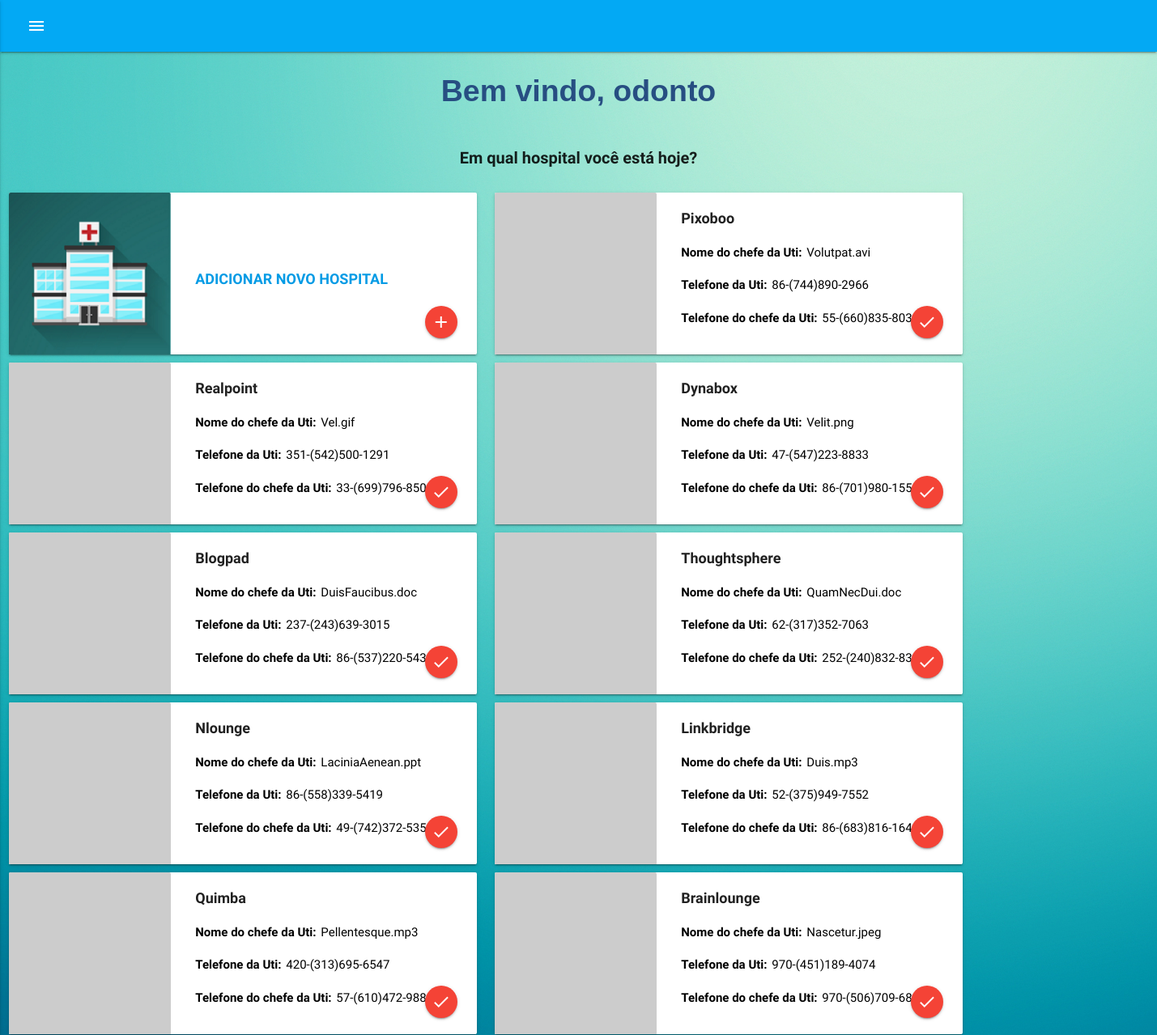
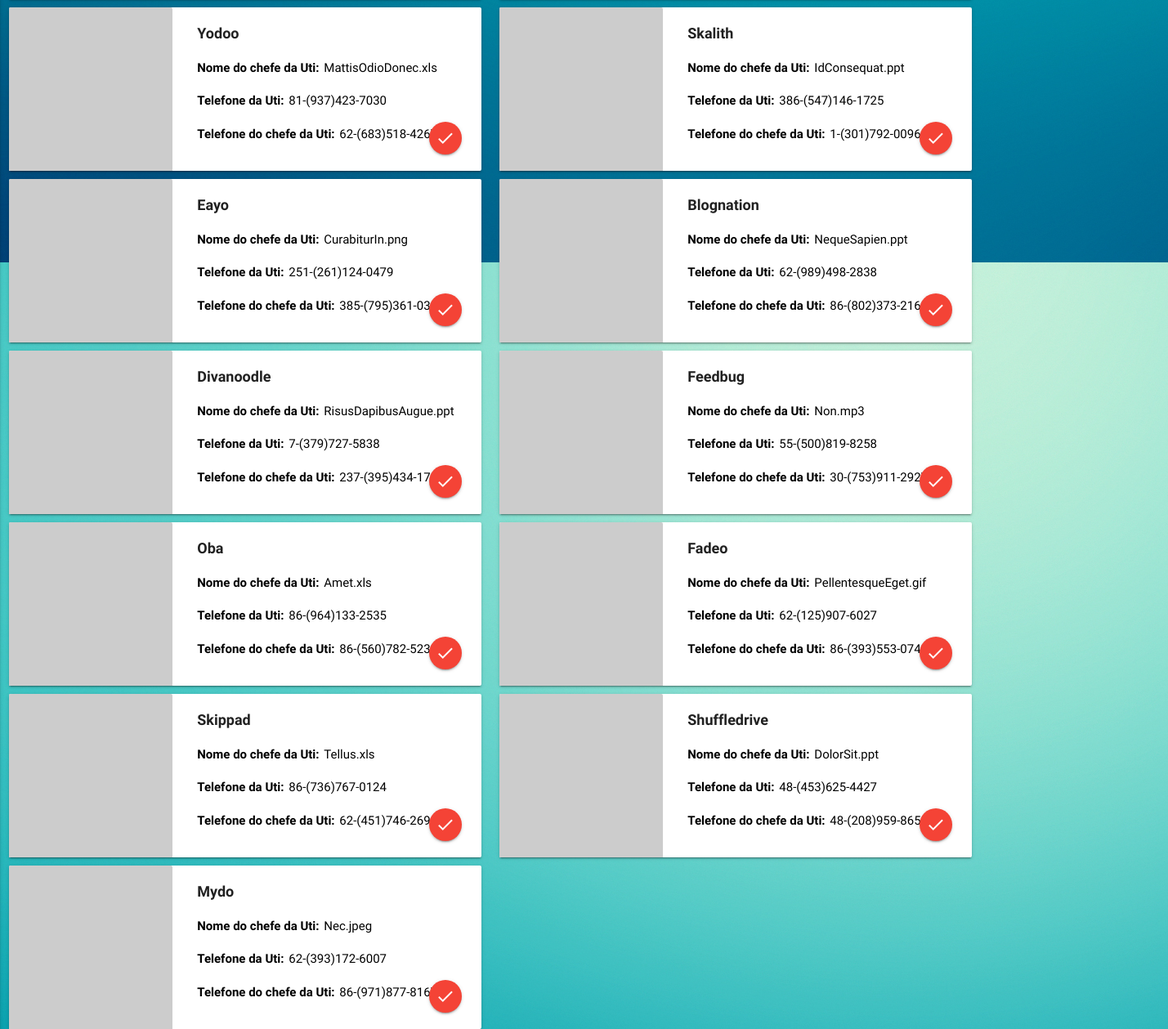
The app's page /public/busca-hospital.php (signed in) with its own data (2 pictures, top to bottom).
### tables this page shows
CREATE TABLE hospital(

	`id` int(11) NOT NULL AUTO_INCREMENT PRIMARY KEY,
	`name` varchar(80) NOT NULL,
	`image` text ,
	`telephone_uti`varchar(20) NOT NULL,
	`telephone_chefe_uti`varchar(20) NOT NULL,
	`nome_chefe_uti`varchar(80) NOT NULL,
    `file` text
);

### backend/userInform.php (called while the page is built)
<?php
	function userInform(){
		$user = "";
		if(isset($_SESSION['Employee'])){
			$user = $_SESSION['Employee'];
			return $user;
		}else{
			return $user;
		}
	}

### database/dbhospital.php (called while the page is built, shortened)
<?php
include_once "dbconnect.php";
class DbHospital{
     public function searchHospitalAll(){
      $sql = "SELECT * FROM hospital";
       $conn = new DbConnector();
       $stmt = $conn->getConn()->prepare($sql);
       $stmt->execute();
       $result = $stmt->fetchAll(PDO::FETCH_OBJ);
       return $result;
    }
    }
 ?>

### database/dbconnect.php (called while the page is built)
<?php
class DbConnector {
    private $Servidor = "localhost";
    private $BancoDados = "odt_soft";
    private $Usuario = "root";
    private $Senha = "";
    private $conn;
    public function __construct() {
    try {
    	$this->conn = new PDO ("mysql:host=$this->Servidor;dbname=$this->BancoDados;","$this->Usuario","$this->Senha");
    }catch (PDOException $e) {
            echo "Erro de Conexão " . $e->getMessage() . "\n";
    exit;
    }
}
	public function getConn(){
		return $this->conn;
	}
}
 ?>

### public/busca-hospital.php (the view, shortened to what this page needs)
<?php
	require_once "cabecalho.php";
	require "../database/dbhospital.php";
	$dbhospital = new DbHospital();
	$hospitals = $dbhospital->searchHospitalAll();
?>
<html xmlns="http://www.w3.org/1999/xhtml" hasBrowserHandlers="true">
	<head>
		<link rel="stylesheet" type="text/css" media="all" href="chrome://global/skin/" />
		<link rel="stylesheet" type="text/css" media="all" href="chrome://browser/content/contentSearchUI.css" />
		<link rel="stylesheet" type="text/css" media="all" href="chrome://browser/content/newtab/newTab.css" />
		<link rel="stylesheet" type="text/css" media="all" href="chrome://browser/skin/newtab/newTab.css" />
	</head>
	<body dir="ltr" background="/images/turquoise.jpg">
	<div class="row main" style="width: 100%">
		<div class="welcome">
		Bem vindo, <?=$user->name?>
	    </div>
	<?php
	if ($hospitals == null){
		echo "
		<center>
				<img width=300px height=250px alt='Oops! Não há nada aqui, cadastre seu primeiro hospital!'
			title='alt='Oops! Não há nada aqui, cadastre seu primeiro hospital!'
			src='../images/hospital/icon_hospital_nothing_here.png'/>
				<br/>
				<p><b>Oops! Não achamos nada! ;(</p>
				<p><a href='cadastro_hospital.php'>Clique aqui e <u>cadastre seu primeiro hospital</u></a></p>
		      ";
	}else{
	echo '<center>
	<p style="font-weight:bold;font-size: 20px">Em qual hospital você está hoje?</p>
	</center>';
	?>
	<a href="cadastro_hospital.php">
	<div class="col s6 m4" style="width: 600px;height:200px;margin-bottom:10px">
	      <div class="card">
	        <div class="card-image" style="max-height:200px">
	          <img src="../images/hospital 2.jpg" style="height: 200px;width: 200px;">
	          <div style="top:120px" class="btn-floating halfway-fab waves-effect waves-light red"><i class="material-icons">add</i></div>
			  <div style="left: 230px;top: -125px;position:relative;height:auto">
				<p style="font-size: 18px;font-weight:bold">ADICIONAR NOVO HOSPITAL</p>
			  </div>
	        </div>
	      </div>
	    </div>
	</a>
	<?php
	foreach($hospitals as $hospital){
		if($hospital->image == '' || $hospital->image == null){
	?>
	    <div class="col s6 m4" style="width: 600px;height:200px;margin-bottom:10px">
	      <div class="card">
	        <div class="card-image" style="max-height:200px">
	          <img src="../images/hospital 2.jpg" style="height: 200px;width: 200px;">
	          <a href="hospital_atual.php?id=<?=$hospital->id?>" style="top:120px" class="btn-floating halfway-fab waves-effect waves-light red"><i class="material-icons">done</i></a>
				  <div style="left: 230px;top: -200px;position:relative;height:auto">
					<p style="font-size: 18px;font-weight:bold"><?=$hospital->name?></p>
					<p><label style="font-size: 15px;color:black;font-weight:bold;margin-right:2px">Nome do chefe da Uti:  </label><label style="font-size: 15px;color:black"><?=$hospital->nome_chefe_uti?></label></p>
					<p><label style="font-size: 15px;color:black;font-weight:bold;margin-right:2px">Telefone da Uti:  </label><label style="font-size: 15px;color:black"><?=$hospital->telephone_uti?></label></p>
					<p><label style="font-size: 15px;color:black;font-weight:bold;margin-right:2px">Telefone do chefe da Uti:  </label><label style="font-size: 15px;color:black"><?=$hospital->telephone_chefe_uti?></label></p>
				  </div>
	        </div>
	      </div>
	    </div>
		<?php }else{  ?>
			<div class="col s6 m4" style="width: 600px;height:200px;margin-bottom:10px">
			      <div class="card">
				<div class="card-image" style="max-height:200px">
				  <img src="<?=$hospital->image?>" style="height: 200px;width: 200px;">
				  <a href="hospital_atual.php?id=<?=$hospital->id?>" style="top:120px" class="btn-floating halfway-fab waves-effect waves-light red"><i class="material-icons">done</i></a>
				  <div style="left: 230px;top: -200px;position:relative;height:auto">
					<p style="font-size: 18px;font-weight:bold"><?=$hospital->name?></p>
					<p><label style="font-size: 15px;color:black;font-weight:bold;margin-right:2px">Nome do chefe da Uti:  </label><label style="font-size: 15px;color:black"><?=$hospital->nome_chefe_uti?></label></p>
					<p><label style="font-size: 15px;color:black;font-weight:bold;margin-right:2px">Telefone da Uti:  </label><label style="font-size: 15px;color:black"><?=$hospital->telephone_uti?></label></p>
					<p><label style="font-size: 15px;color:black;font-weight:bold;margin-right:2px">Telefone do chefe da Uti:  </label><label style="font-size: 15px;color:black"><?=$hospital->telephone_chefe_uti?></label></p>
				  </div>
				</div>
			      </div>
			    </div>
		<?php }
		}} ?>
	</div>
	</body>
</html>

### public/cabecalho.php (shortened to what this page needs)
<?php require_once "../backend/userInform.php";
   $user = userInform();
   ?>
  <header>
    <link type="text/css" rel="stylesheet" href="../css/style.css"/>
    <link type="text/css" rel="stylesheet" href="../css/materialize.min.css"  media="screen,projection"/>
    <link rel="stylesheet" href="https://code.jquery.com/ui/1.12.1/themes/base/jquery-ui.css">
    <link rel="stylesheet" type="text/css" href="../dataTables/media/css/jquery.dataTables.min.css">
    <nav>
      <div class="nav-wrapper light-blue">
        <div class="col s2">
          <ul class="left">
            <a href="#" data-activates="slide-out" class="button-collapse show-on-large"><i class="material-icons">menu</i></a>
          </ul>
        </div>
      </div>
    </nav>
</header>

### public/cabecalho.php (style rules this page uses)
body { display: flex; min-height: 100vh; flex-direction: column; height: 100 }
.main { flex: 1 0 auto; position:relative; height:auto; }
header , footer { padding-left: 0px; }

### public/busca-hospital.php (style rules this page uses)
div.welcome { color: #274e82; padding: 20px; font-family: Helvetica; font-weight: bold; font-size: 250%; text-align: center; }
p { font-size: 18px; }
.row.main { width: 50%; height:50%; }

### records on screen
hospital: name "Pixoboo", nome_chefe_uti "Volutpat.avi", telephone_uti "86-(744)890-2966", telephone_chefe_uti "55-(660)835-8034"
hospital: name "Realpoint", nome_chefe_uti "Vel.gif", telephone_uti "351-(542)500-1291", telephone_chefe_uti "33-(699)796-8500"
hospital: name "Dynabox", nome_chefe_uti "Velit.png", telephone_uti "47-(547)223-8833", telephone_chefe_uti "86-(701)980-1556"
hospital: name "Blogpad", nome_chefe_uti "DuisFaucibus.doc", telephone_uti "237-(243)639-3015", telephone_chefe_uti "86-(537)220-5434"
hospital: name "Thoughtsphere", nome_chefe_uti "QuamNecDui.doc", telephone_uti "62-(317)352-7063", telephone_chefe_uti "252-(240)832-8364"
hospital: name "Nlounge", nome_chefe_uti "LaciniaAenean.ppt", telephone_uti "86-(558)339-5419", telephone_chefe_uti "49-(742)372-5359"
hospital: name "Linkbridge", nome_chefe_uti "Duis.mp3", telephone_uti "52-(375)949-7552", telephone_chefe_uti "86-(683)816-1648"
hospital: name "Quimba", nome_chefe_uti "Pellentesque.mp3", telephone_uti "420-(313)695-6547", telephone_chefe_uti "57-(610)472-9885"
hospital: name "Brainlounge", nome_chefe_uti "Nascetur.jpeg", telephone_uti "970-(451)189-4074", telephone_chefe_uti "970-(506)709-6800"
hospital: name "Yodoo", nome_chefe_uti "MattisOdioDonec.xls", telephone_uti "81-(937)423-7030", telephone_chefe_uti "62-(683)518-4267"
hospital: name "Skalith", nome_chefe_uti "IdConsequat.ppt", telephone_uti "386-(547)146-1725", telephone_chefe_uti "1-(301)792-0096"
hospital: name "Eayo", nome_chefe_uti "CurabiturIn.png", telephone_uti "251-(261)124-0479", telephone_chefe_uti "385-(795)361-0307"
hospital: name "Blognation", nome_chefe_uti "NequeSapien.ppt", telephone_uti "62-(989)498-2838", telephone_chefe_uti "86-(802)373-2163"
hospital: name "Divanoodle", nome_chefe_uti "RisusDapibusAugue.ppt", telephone_uti "7-(379)727-5838", telephone_chefe_uti "237-(395)434-1717"
hospital: name "Feedbug", nome_chefe_uti "Non.mp3", telephone_uti "55-(500)819-8258", telephone_chefe_uti "30-(753)911-2927"
hospital: name "Oba", nome_chefe_uti "Amet.xls", telephone_uti "86-(964)133-2535", telephone_chefe_uti "86-(560)782-5233"
hospital: name "Fadeo", nome_chefe_uti "PellentesqueEget.gif", telephone_uti "62-(125)907-6027", telephone_chefe_uti "86-(393)553-0742"
hospital: name "Skippad", nome_chefe_uti "Tellus.xls", telephone_uti "86-(736)767-0124", telephone_chefe_uti "62-(451)746-2690"
hospital: name "Shuffledrive", nome_chefe_uti "DolorSit.ppt", telephone_uti "48-(453)625-4427", telephone_chefe_uti "48-(208)959-8653"
hospital: name "Mydo", nome_chefe_uti "Nec.jpeg", telephone_uti "62-(393)172-6007", telephone_chefe_uti "86-(971)877-8167"

### other values on screen
$user->name "odonto"
